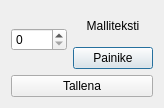
<?xml version="1.0" encoding="UTF-8"?>
<ui version="4.0">
 <class>Dialog</class>
 <widget class="QDialog" name="Dialog">
  <property name="geometry">
   <rect>
    <x>0</x>
    <y>0</y>
    <width>164</width>
    <height>108</height>
   </rect>
  </property>
  <property name="windowTitle">
   <string>Dialog</string>
  </property>
  <layout class="QGridLayout" name="gridLayout">
   <item row="0" column="0">
    <layout class="QVBoxLayout" name="verticalLayout_2">
     <item>
      <layout class="QHBoxLayout" name="horizontalLayout">
       <item>
        <widget class="QSpinBox" name="sizeSpinBox">
         <property name="toolTip">
          <string>Suurenna tai pienennä kokoa</string>
         </property>
         <property name="whatsThis">
          <string>&lt;html&gt;&lt;head/&gt;&lt;body&gt;&lt;p&gt;&lt;span style=&quot; font-size:10pt;&quot;&gt;0 on oletuskoko. Positiiviset arvot suurentavat ja negatiiviset pienentävät käyttöliittymän elementtejä, kuten tekstejä tai painikkeita.&lt;/span&gt;&lt;/p&gt;&lt;/body&gt;&lt;/html&gt;</string>
         </property>
        </widget>
       </item>
       <item>
        <layout class="QVBoxLayout" name="verticalLayout">
         <item>
          <widget class="QLabel" name="testlabel">
           <property name="text">
            <string>Malliteksti</string>
           </property>
           <property name="alignment">
            <set>Qt::AlignCenter</set>
           </property>
          </widget>
         </item>
         <item>
          <widget class="QPushButton" name="testPushButton">
           <property name="text">
            <string>Painike</string>
           </property>
          </widget>
         </item>
        </layout>
       </item>
      </layout>
     </item>
     <item>
      <widget class="QPushButton" name="saveSizePushButton">
       <property name="cursor">
        <cursorShape>PointingHandCursor</cursorShape>
       </property>
       <property name="text">
        <string>Tallena</string>
       </property>
      </widget>
     </item>
    </layout>
   </item>
  </layout>
 </widget>
 <resources/>
 <connections/>
</ui>
